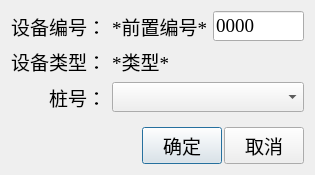
<?xml version="1.0" encoding="UTF-8"?>
<ui version="4.0">
 <class>ModifyDeviceDialog</class>
 <widget class="QDialog" name="ModifyDeviceDialog">
  <property name="geometry">
   <rect>
    <x>0</x>
    <y>0</y>
    <width>315</width>
    <height>160</height>
   </rect>
  </property>
  <property name="font">
   <font>
    <family>Times New Roman</family>
    <pointsize>14</pointsize>
   </font>
  </property>
  <property name="windowTitle">
   <string>修改设备</string>
  </property>
  <property name="windowIcon">
   <iconset resource="../icons.qrc">
    <normaloff>:/icons/edit_square.png</normaloff>:/icons/edit_square.png</iconset>
  </property>
  <layout class="QGridLayout" name="gridLayout">
   <item row="1" column="1" colspan="2">
    <widget class="QLabel" name="label_deviceClass">
     <property name="sizePolicy">
      <sizepolicy hsizetype="Preferred" vsizetype="Fixed">
       <horstretch>0</horstretch>
       <verstretch>0</verstretch>
      </sizepolicy>
     </property>
     <property name="text">
      <string>*类型*</string>
     </property>
    </widget>
   </item>
   <item row="2" column="1" colspan="2">
    <widget class="QComboBox" name="comboBox_placeId"/>
   </item>
   <item row="0" column="2">
    <widget class="QLineEdit" name="lineEdit_deviceId">
     <property name="inputMask">
      <string>9999;0</string>
     </property>
     <property name="text">
      <string/>
     </property>
    </widget>
   </item>
   <item row="4" column="0" colspan="3">
    <widget class="QFrame" name="horizontalFrame">
     <property name="sizePolicy">
      <sizepolicy hsizetype="Preferred" vsizetype="Fixed">
       <horstretch>0</horstretch>
       <verstretch>0</verstretch>
      </sizepolicy>
     </property>
     <property name="lineWidth">
      <number>0</number>
     </property>
     <layout class="QHBoxLayout" name="horizontalLayout">
      <property name="spacing">
       <number>2</number>
      </property>
      <property name="leftMargin">
       <number>0</number>
      </property>
      <property name="topMargin">
       <number>0</number>
      </property>
      <property name="rightMargin">
       <number>0</number>
      </property>
      <property name="bottomMargin">
       <number>0</number>
      </property>
      <item>
       <spacer name="horizontalSpacer">
        <property name="orientation">
         <enum>Qt::Horizontal</enum>
        </property>
        <property name="sizeHint" stdset="0">
         <size>
          <width>40</width>
          <height>20</height>
         </size>
        </property>
       </spacer>
      </item>
      <item>
       <widget class="QPushButton" name="pushButton_ok">
        <property name="text">
         <string>确定</string>
        </property>
        <property name="icon">
         <iconset resource="../icons.qrc">
          <normaloff>:/icons/ok_round.png</normaloff>:/icons/ok_round.png</iconset>
        </property>
        <property name="iconSize">
         <size>
          <width>20</width>
          <height>20</height>
         </size>
        </property>
       </widget>
      </item>
      <item>
       <widget class="QPushButton" name="pushButton_cancel">
        <property name="text">
         <string>取消</string>
        </property>
        <property name="icon">
         <iconset resource="../icons.qrc">
          <normaloff>:/icons/cancel_round.png</normaloff>:/icons/cancel_round.png</iconset>
        </property>
        <property name="iconSize">
         <size>
          <width>20</width>
          <height>20</height>
         </size>
        </property>
       </widget>
      </item>
     </layout>
    </widget>
   </item>
   <item row="0" column="0">
    <widget class="QLabel" name="label">
     <property name="sizePolicy">
      <sizepolicy hsizetype="Preferred" vsizetype="Preferred">
       <horstretch>0</horstretch>
       <verstretch>0</verstretch>
      </sizepolicy>
     </property>
     <property name="text">
      <string>设备编号：</string>
     </property>
     <property name="alignment">
      <set>Qt::AlignRight|Qt::AlignTrailing|Qt::AlignVCenter</set>
     </property>
    </widget>
   </item>
   <item row="1" column="0">
    <widget class="QLabel" name="label_2">
     <property name="sizePolicy">
      <sizepolicy hsizetype="Preferred" vsizetype="Preferred">
       <horstretch>0</horstretch>
       <verstretch>0</verstretch>
      </sizepolicy>
     </property>
     <property name="text">
      <string>设备类型：</string>
     </property>
     <property name="alignment">
      <set>Qt::AlignRight|Qt::AlignTrailing|Qt::AlignVCenter</set>
     </property>
    </widget>
   </item>
   <item row="2" column="0">
    <widget class="QLabel" name="label_3">
     <property name="sizePolicy">
      <sizepolicy hsizetype="Preferred" vsizetype="Preferred">
       <horstretch>0</horstretch>
       <verstretch>0</verstretch>
      </sizepolicy>
     </property>
     <property name="text">
      <string>桩号：</string>
     </property>
     <property name="alignment">
      <set>Qt::AlignRight|Qt::AlignTrailing|Qt::AlignVCenter</set>
     </property>
    </widget>
   </item>
   <item row="0" column="1">
    <widget class="QLabel" name="label_deviceId">
     <property name="sizePolicy">
      <sizepolicy hsizetype="Fixed" vsizetype="Preferred">
       <horstretch>0</horstretch>
       <verstretch>0</verstretch>
      </sizepolicy>
     </property>
     <property name="text">
      <string>*前置编号*</string>
     </property>
    </widget>
   </item>
   <item row="3" column="0" colspan="3">
    <widget class="Line" name="line">
     <property name="lineWidth">
      <number>0</number>
     </property>
     <property name="orientation">
      <enum>Qt::Horizontal</enum>
     </property>
    </widget>
   </item>
  </layout>
 </widget>
 <tabstops>
  <tabstop>lineEdit_deviceId</tabstop>
  <tabstop>comboBox_placeId</tabstop>
  <tabstop>pushButton_ok</tabstop>
  <tabstop>pushButton_cancel</tabstop>
 </tabstops>
 <resources>
  <include location="../icons.qrc"/>
 </resources>
 <connections>
  <connection>
   <sender>pushButton_cancel</sender>
   <signal>clicked()</signal>
   <receiver>ModifyDeviceDialog</receiver>
   <slot>reject()</slot>
   <hints>
    <hint type="sourcelabel">
     <x>268</x>
     <y>131</y>
    </hint>
    <hint type="destinationlabel">
     <x>157</x>
     <y>79</y>
    </hint>
   </hints>
  </connection>
 </connections>
</ui>
